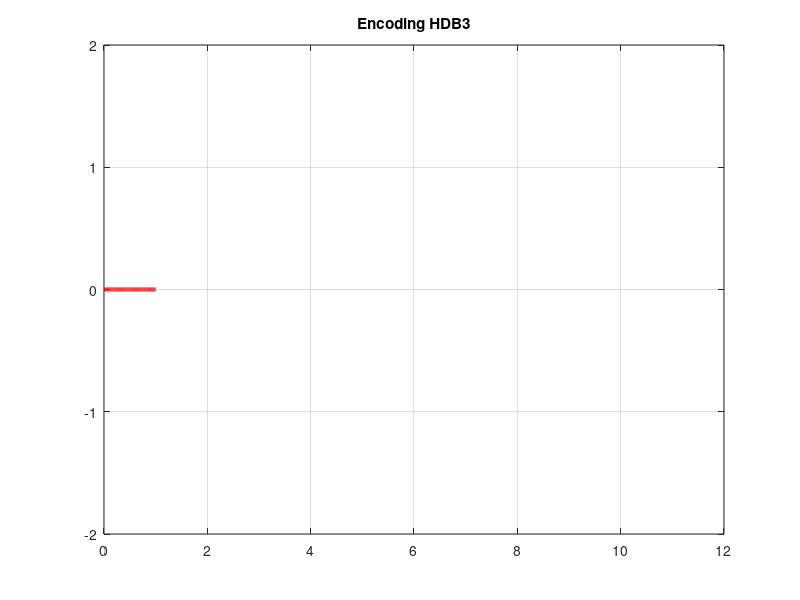

Source code (MATLAB):
%Encoding
%Encoding
clc;
clear;
bits=input("Given an array: ");
bitrate=1;
n=100;
T=length(bits)/bitrate;
N=length(bits)*n;
dt=T/N;
t=0:dt:T;
x=zeros(1,length(t));
zero = 0;
state=0;
for i=1:length(bits)
    if bits(i)==0
        zero=zero + 1;
    else
        state=mod(state+1,2);
        zero=0;
        
    end
    if zero==4
        bits(i)=-1;
        if state==0
            bits(i-3)=1;
        end
        zero=0;
        state=0;
    end
end

opp=1;
for i=1:length(bits)
    if bits(i)== 1
        opp= opp * (-1);
        x((i-1)*n+1:i*n)=opp;
    end
    if bits(i) ==-1
        x((i-1)*n +1: i*n)=opp;
    end
end

plot(t,x,"LineWidth",3,"Color","r");
xlim([0,12]);
ylim([-2,2]);
grid on;
title("Encoding HDB3");
    
        
        